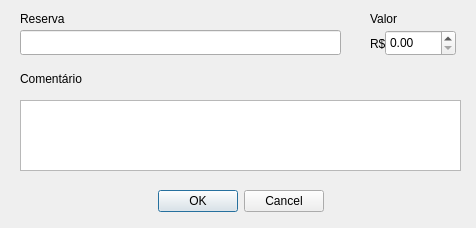
<?xml version="1.0" encoding="UTF-8"?>
<ui version="4.0">
 <class>Form</class>
 <widget class="QWidget" name="Form">
  <property name="geometry">
   <rect>
    <x>0</x>
    <y>0</y>
    <width>476</width>
    <height>228</height>
   </rect>
  </property>
  <property name="windowTitle">
   <string>Adicionar Gasto</string>
  </property>
  <widget class="QLabel" name="labelReserva">
   <property name="geometry">
    <rect>
     <x>20</x>
     <y>10</y>
     <width>51</width>
     <height>17</height>
    </rect>
   </property>
   <property name="minimumSize">
    <size>
     <width>51</width>
     <height>17</height>
    </size>
   </property>
   <property name="maximumSize">
    <size>
     <width>51</width>
     <height>17</height>
    </size>
   </property>
   <property name="text">
    <string>Reserva</string>
   </property>
  </widget>
  <widget class="QLineEdit" name="inputReserva">
   <property name="geometry">
    <rect>
     <x>20</x>
     <y>30</y>
     <width>321</width>
     <height>25</height>
    </rect>
   </property>
  </widget>
  <widget class="QTextEdit" name="textComentario">
   <property name="geometry">
    <rect>
     <x>20</x>
     <y>100</y>
     <width>441</width>
     <height>71</height>
    </rect>
   </property>
  </widget>
  <widget class="QLabel" name="labelComentario">
   <property name="geometry">
    <rect>
     <x>20</x>
     <y>70</y>
     <width>81</width>
     <height>17</height>
    </rect>
   </property>
   <property name="text">
    <string>Comentário</string>
   </property>
  </widget>
  <widget class="QLabel" name="labelValor">
   <property name="geometry">
    <rect>
     <x>370</x>
     <y>10</y>
     <width>41</width>
     <height>17</height>
    </rect>
   </property>
   <property name="text">
    <string>Valor</string>
   </property>
  </widget>
  <widget class="QDoubleSpinBox" name="spinValor">
   <property name="geometry">
    <rect>
     <x>385</x>
     <y>30</y>
     <width>71</width>
     <height>26</height>
    </rect>
   </property>
   <property name="decimals">
    <number>2</number>
   </property>
   <property name="maximum">
    <double>99999.990000000005239</double>
   </property>
   <property name="value">
    <double>0.000000000000000</double>
   </property>
  </widget>
  <widget class="QLabel" name="labelValor_2">
   <property name="geometry">
    <rect>
     <x>370</x>
     <y>35</y>
     <width>16</width>
     <height>17</height>
    </rect>
   </property>
   <property name="text">
    <string>R$</string>
   </property>
  </widget>
  <widget class="QDialogButtonBox" name="buttonBox">
   <property name="geometry">
    <rect>
     <x>0</x>
     <y>190</y>
     <width>481</width>
     <height>23</height>
    </rect>
   </property>
   <property name="standardButtons">
    <set>QDialogButtonBox::Cancel|QDialogButtonBox::Ok</set>
   </property>
   <property name="centerButtons">
    <bool>true</bool>
   </property>
  </widget>
 </widget>
 <tabstops>
  <tabstop>inputReserva</tabstop>
  <tabstop>spinValor</tabstop>
  <tabstop>textComentario</tabstop>
 </tabstops>
 <resources/>
 <connections/>
</ui>
